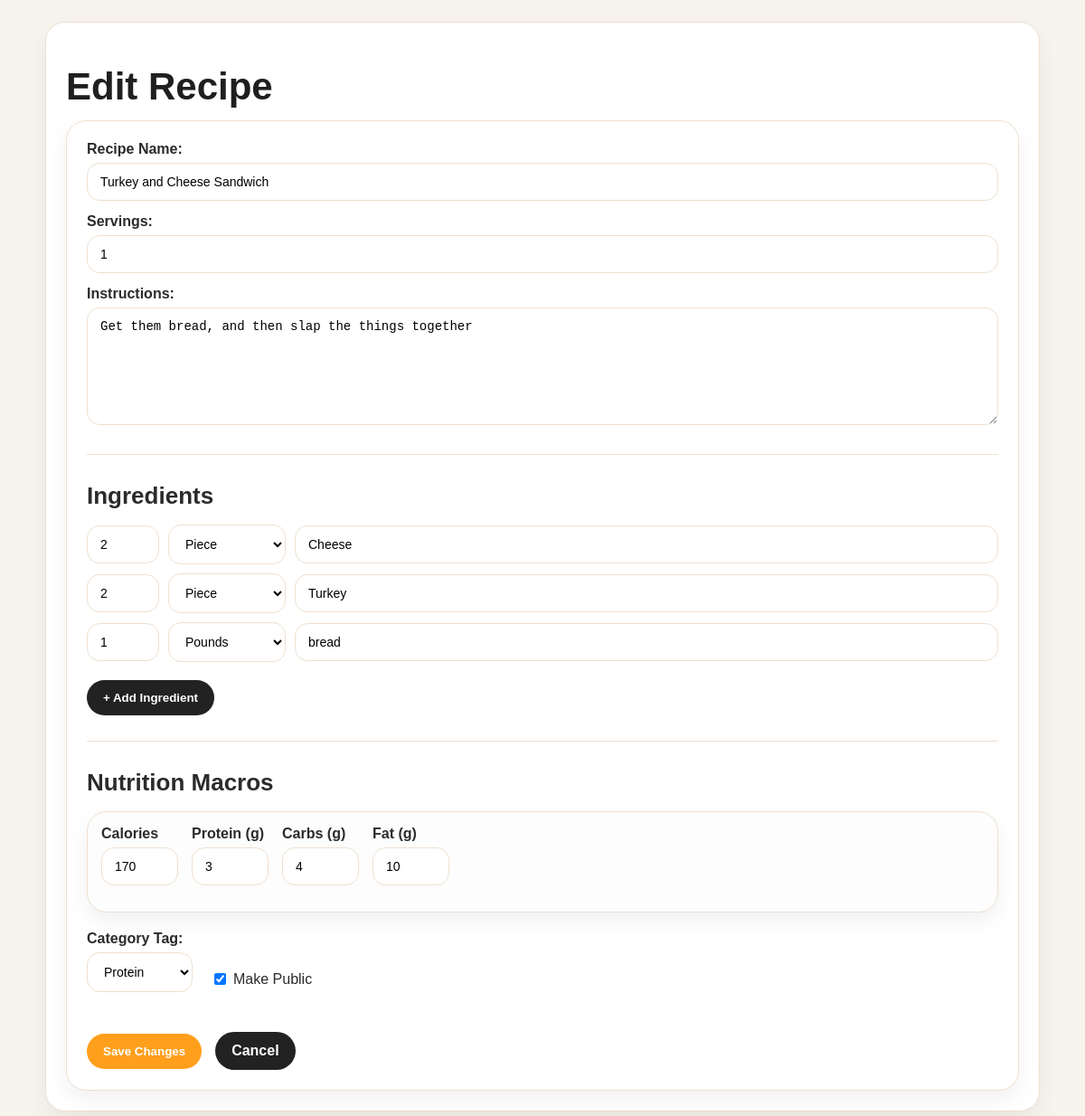
Screenshot of /edit_recipe/4 (signed in) with the database file from the repository.
### app.py (models this page shows)
class Recipe(db.Model):
    id = db.Column(db.Integer, primary_key=True)
    name = db.Column(db.String(100), nullable=False)
    servings = db.Column(db.Integer, nullable=False)
    instructions = db.Column(db.Text, nullable=True)
    ingredients = db.relationship('Ingredient', backref='recipe', lazy=True, cascade="all, delete-orphan")
    calories = db.Column(db.Integer, default=0)
    protein = db.Column(db.Integer, default=0)
    carbs = db.Column(db.Integer, default=0)
    fat = db.Column(db.Integer, default=0)
    tags = db.Column(db.String(200), nullable=True)
    is_public = db.Column(db.Boolean, default=False)
    user_id = db.Column(db.Integer, db.ForeignKey('user.id'), nullable=False)
    forked_from = db.Column(db.String(80), nullable=True)
    ratings = db.relationship('Rating', backref='recipe', lazy=True, cascade="all, delete-orphan")
    comments = db.relationship('Comment', backref='recipe', lazy=True, cascade="all, delete-orphan")

class Ingredient(db.Model):
    id = db.Column(db.Integer, primary_key=True)
    name = db.Column(db.String(100), nullable=False)
    quantity = db.Column(db.String(50), nullable=False)
    unit = db.Column(db.String(20), nullable=False)
    recipe_id = db.Column(db.Integer, db.ForeignKey('recipe.id'), nullable=False)

### app.py (the view, shortened to what this page needs)
@app.route('/edit_recipe/<int:recipe_id>', methods=['GET', 'POST'])
def edit_recipe(recipe_id):
    recipe = Recipe.query.get_or_404(recipe_id)
    if 'user_id' not in session or recipe.user_id != session['user_id']:
        return "Unauthorized", 403
    return render_template('edit_recipe.html', recipe=recipe)

### app.py (called while the page is built)
@app.before_request
def clear_stale_session():
    if 'user_id' in session:
        user = User.query.get(session['user_id'])
        if not user:
            session.clear()

### templates/edit_recipe.html (shortened to what this page needs)
<!DOCTYPE html>
<html>
<head>
    <link rel="stylesheet" href="{{ url_for('static', filename='style.css') }}">
</head>
<body class="page-body">
    <div class="container form-container">
        <h1 class="page-title">Edit Recipe</h1>
        <div class="card form-card">
            <form method="POST" action="/edit_recipe/{{ recipe.id }}">
                <div class="form-group">
                    <label class="form-label">Recipe Name:</label>
                    <input class="form-input" type="text" name="name" value="{{ recipe.name }}" required>
                </div>
                <div class="form-group">
                    <label class="form-label">Servings:</label>
                    <input class="form-input" type="number" name="servings" value="{{ recipe.servings }}" min="1">
                </div>
                <div class="form-group">
                    <label class="form-label">Instructions:</label>
                    <textarea class="form-textarea" name="instructions">{{ recipe.instructions }}</textarea>
                </div>
                <hr class="divider">
                <h3 class="section-title">Ingredients</h3>
                <div id="ingredient-container">
                    {% for ing in recipe.ingredients %}
                    <div class="ingredient-row form-row" style="display: flex; gap: 10px; margin-bottom: 10px;">
                        <input class="form-input ing-qty" type="text" name="ing_qty" value="{{ ing.quantity }}" placeholder="Qty" style="width: 80px;">
                        <select class="form-select ing-unit" name="ing_unit" style="width: 130px;">
                            {% for unit_val, unit_label in [('tsp', 'Teaspoon'), ('tbsp', 'Tablespoon'), ('cup', 'Cup'), ('g', 'Grams'), ('oz', 'Ounces'), ('ml', 'Milliliters'), ('lb', 'Pounds'), ('pinch', 'Pinch'), ('piece', 'Piece')] %}
                                <option value="{{ unit_val }}" {% if ing.unit == unit_val %}selected{% endif %}>{{ unit_label }}</option>
                            {% endfor %}
                        </select>
                        <input class="form-input" type="text" name="ing_name" value="{{ ing.name }}" placeholder="Ingredient Name" style="flex: 1;">
                    </div>
                    {% endfor %}
                </div>
                <button class="btn btn-secondary" type="button" id="add-ingredient-btn" style="margin-top: 10px;">
                    + Add Ingredient
                </button>
                <hr class="divider">
                <h3 class="section-title">Nutrition Macros</h3>
                <div class="form-row card" style="background: #fdfdfd; padding: 15px; border: 1px solid var(--border); display: flex; gap: 15px; flex-wrap: wrap;">
                    <div class="form-group">
                        <label class="form-label">Calories</label>
                        <input class="form-input" type="number" name="calories" value="{{ recipe.calories or 0 }}" style="width: 85px;">
                    </div>
                    <div class="form-group">
                        <label class="form-label">Protein (g)</label>
                        <input class="form-input" type="number" name="protein" value="{{ recipe.protein or 0 }}" style="width: 85px;">
                    </div>
                    <div class="form-group">
                        <label class="form-label">Carbs (g)</label>
                        <input class="form-input" type="number" name="carbs" value="{{ recipe.carbs or 0 }}" style="width: 85px;">
                    </div>
                    <div class="form-group">
                        <label class="form-label">Fat (g)</label>
                        <input class="form-input" type="number" name="fat" value="{{ recipe.fat or 0 }}" style="width: 85px;">
                    </div>
                </div>
                <div class="form-row" style="display: flex; gap: 20px; align-items: center; margin-top: 20px;">
                    <div class="form-group">
                        <label class="form-label">Category Tag:</label>
                        <select class="form-select" name="tags">
                            {% for tag in ['keto', 'sugar-free', 'protein', 'nut-free', 'vegan'] %}
                                <option value="{{ tag }}" {% if recipe.tags == tag %}selected{% endif %}>{{ tag|capitalize }}</option>
                            {% endfor %}
                        </select>
                    </div>
                    <label class="checkbox-label" style="display: flex; align-items: center; gap: 5px; cursor: pointer; margin-top: 25px;">
                        <input type="checkbox" name="is_public" {% if recipe.is_public %}checked{% endif %}>
                        Make Public
                    </label>
                </div>
                <div class="form-row" style="margin-top: 30px; gap: 15px;">
                    <button class="btn btn-primary" type="submit">Save Changes</button>
                    <a href="{{ url_for('index') }}" class="btn btn-secondary" style="text-decoration: none; text-align: center;">Cancel</a>
                </div>
            </form>
        </div>
    </div>
</body>
</html>

### static/style.css (style rules this page uses)
:root { --orange: #ff9f1c; --dark: #1f1f1f; --text: #2b2b2b; --muted: #777; --bg: #f7f3ed; --card: #ffffff; --border: #eee0d0; }
body, .page-body { font-family: Arial, sans-serif; max-width: 1100px; margin: 0 auto; padding: 24px; background: var(--bg); color: var(--text); }
.container, .feed-container, .dashboard-container, .recipe-container, .search-container, .form-container { max-width: 1100px; margin: 0 auto; }
.card, .recipe-card, .form-card, .search-result-item, .form-container { background: var(--card); border: 1px solid var(--border); border-radius: 22px; padding: 22px; box-shadow: 0 10px 25px rgba(0, 0, 0, 0.06); }
.page-title, .form-title { font-size: 42px; line-height: 1; margin-bottom: 16px; color: var(--dark); }
.section-title { font-size: 26px; margin-top: 30px; margin-bottom: 16px; }
.divider { border: none; border-top: 1px solid var(--border); margin: 28px 0; }
.form-input, .form-select, .form-textarea, input, select, textarea { padding: 12px 14px; border: 1px solid var(--border); border-radius: 14px; font-size: 14px; background: white; }
.form-input, .form-textarea { width: 100%; box-sizing: border-box; }
.form-label, .section-label { font-weight: 700; margin-bottom: 6px; display: block; }
.form-group { margin-bottom: 14px; }
.form-row, .ingredient-row, .comment-input-row, .search-form { display: flex; gap: 12px; align-items: center; flex-wrap: wrap; }
.form-textarea, textarea { min-height: 130px; resize: vertical; }
.btn, button { border: none; border-radius: 999px; padding: 12px 18px; font-weight: 700; cursor: pointer; }
.btn-primary { background: var(--orange); color: white; }
.btn-secondary { background: #222; color: white; }

### rows the page displays
Recipe: name "Turkey and Cheese Sandwich", servings "1", instructions "Get them bread, and then slap the things together", calories "170", protein "3", carbs "4", fat "10", tags "Protein", is_public "☑"
Ingredient: ing_qty "2", ing_unit "Piece", ing_name "Cheese"
Ingredient: ing_qty "2", ing_unit "Piece", ing_name "Turkey"
Ingredient: ing_qty "1", ing_unit "Pounds", ing_name "bread"
